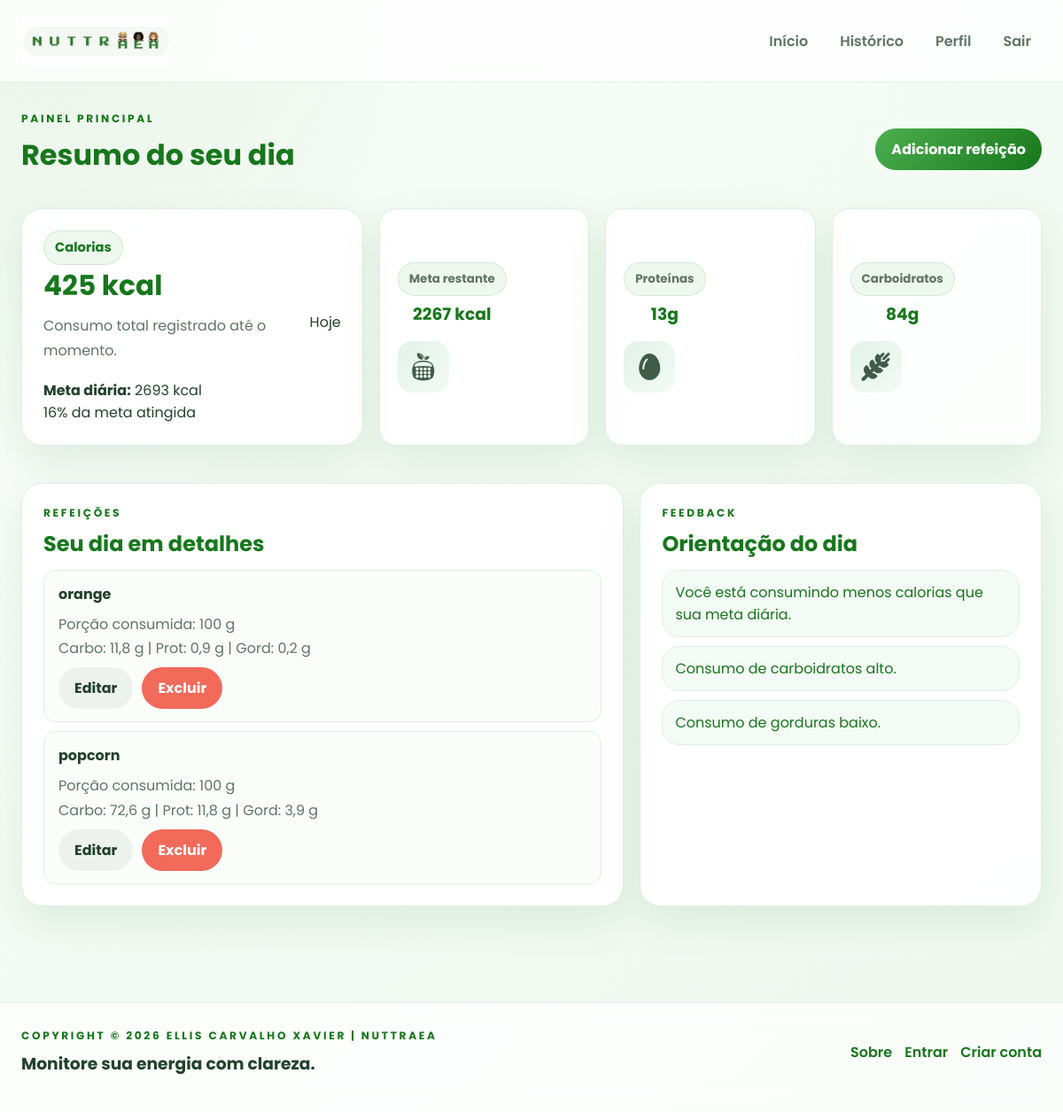
The app's page /dashboard/ (signed in) with its own data.
### perfil/models.py (models this page shows, shortened)
class Perfil(models.Model):
    user = models.OneToOneField(User, on_delete=models.CASCADE)
    peso = models.FloatField(null=True, blank=True)
    altura = models.FloatField(null=True, blank=True)
    idade = models.IntegerField(null=True, blank=True)
    meta_calorica = models.FloatField(null=True, blank=True)
    atividade = models.CharField(
        max_length=20,
        choices=[
            ('sedentario', 'Sedentário'),
            ('leve', 'Leve'),
            ('moderado', 'Moderado'),
            ('intenso', 'Intenso'),
        ],
        default='sedentario'
    )
    objetivo = models.CharField(
        max_length=20,
        choices=[
            ('perder', 'Perder peso'),
            ('manter', 'Manter peso'),
            ('ganhar', 'Ganhar peso'),
        ],
        default='manter'
    )
    meta_calorica = models.FloatField(default=0)

### refeicoes/models.py (models this page shows, shortened)
class Refeicao(models.Model):
    user = models.ForeignKey(User, on_delete=models.CASCADE)
    nome = models.CharField(max_length=200)
    quantidade = models.FloatField()
    carboidratos = models.FloatField(default=0)
    proteinas = models.FloatField(default=0)
    gorduras = models.FloatField(default=0)
    data = models.DateTimeField(auto_now_add=True)

### alimentacao/views.py (the view)
# urls.py: path("dashboard/", views.dashboard, name="dashboard"),
@login_required
def dashboard(request):
    refeicoes = Refeicao.objects.filter(user=request.user)
    total_calorias = 0
    total_carbo = 0
    total_prot = 0
    total_gord = 0
    for r in refeicoes:
        carbo = r.carboidratos or 0
        prot = r.proteinas or 0
        gord = r.gorduras or 0
        total_carbo += carbo
        total_prot += prot
        total_gord += gord
        total_calorias += (carbo * 4) + (prot * 4) + (gord * 9)
    perfil = getattr(request.user, "perfil", None)
    percentual = 0
    feedback = []
    if perfil and perfil.meta_calorica:
        percentual = (total_calorias / perfil.meta_calorica) * 100
        if percentual < 80:
            feedback.append(" Você está consumindo menos calorias que sua meta diária.")
        elif percentual <= 110:
            feedback.append(" Seu consumo calórico está dentro da meta.")
        else:
            feedback.append(" Você ultrapassou sua meta calórica diária.")
    if total_calorias > 0:
        perc_carbo = (total_carbo * 4) / total_calorias * 100
        perc_prot = (total_prot * 4) / total_calorias * 100
        perc_gord = (total_gord * 9) / total_calorias * 100
        if perc_prot < 10:
            feedback.append(" Consumo de proteína baixo.")
        elif perc_prot > 35:
            feedback.append(" Consumo de proteína alto.")
        if perc_carbo < 45:
            feedback.append(" Consumo de carboidratos baixo.")
        elif perc_carbo > 65:
            feedback.append(" Consumo de carboidratos alto.")
        if perc_gord < 20:
            feedback.append(" Consumo de gorduras baixo.")
        elif perc_gord > 35:
            feedback.append(" Consumo de gorduras alto.")
        if not feedback:
            feedback.append(" Distribuição de macronutrientes equilibrada.")
    meta_restante = 0
    if perfil and perfil.meta_calorica:
        meta_restante = round(max(perfil.meta_calorica - total_calorias, 0), 2)
    contexto = {
        "refeicoes": refeicoes,
        "total": round(total_calorias, 2),
        "total_carboidratos": round(total_carbo, 2),
        "total_proteinas": round(total_prot, 2),
        "total_gorduras": round(total_gord, 2),
        "meta_restante": meta_restante,
        "perfil": perfil,
        "percentual": percentual,
        "feedback": feedback,
    }
    return render(request, "dashboard.html", contexto)

### core/context_processors.py (called while the page is built)
def static_version(request):
    return {
        "STATIC_VERSION": getattr(settings, "STATIC_VERSION", "1")
    }

### alimentacao/templates/dashboard.html (shortened to what this page needs)
{% extends 'base.html' %}
{% block content %}
<div class="page-header reveal">
  <div>
    <p class="eyebrow">Painel principal</p>
    <h1>Resumo do seu dia</h1>
  </div>
  <a href="{% url 'criar_refeicao' %}" class="btn btn-primary">Adicionar refeição</a>
</div>
<div class="dashboard-grid">
  <article class="card dashboard-hero reveal">
    <div class="summary-pill">Calorias</div>
    <div class="dashboard-hero-content">
      <div>
        <p class="hero-note"><strong>{{ total|floatformat:0 }} kcal</strong></p>
        <p class="subtle-text">Consumo total registrado até o momento.</p>
      </div>
      <div class="hero-bubble">Hoje</div>
    </div>
    {% if perfil and perfil.meta_calorica %}
      <p><strong>Meta diária:</strong> {{ perfil.meta_calorica|floatformat:0 }} kcal</p>
      <p class="percentual">{{ percentual|floatformat:0 }}% da meta atingida</p>
    {% else %}
      <p class="subtle-text">Complete seu perfil para calcular a meta diária.</p>
      <a href="{% url 'perfil' %}" class="btn btn-secondary">Completar perfil</a>
    {% endif %}
  </article>
 <article class="card metric-card reveal">
    <div>
        <p class="metric-label">Meta restante</p>
        <h3>{{ meta_restante|floatformat:0 }} kcal</h3>
        <div class="metric-icon">
            <i class="fa-brands fa-nutritionix"></i>
        </div>
    </div>
</article>
<article class="card metric-card reveal">
    <div>
        <p class="metric-label">Proteínas</p>
        <h3>{{ total_proteinas|floatformat:0 }}g</h3>
        <div class="metric-icon">
            <i class="fa-solid fa-egg"></i>
        </div>
    </div>
</article>
<article class="card metric-card reveal">
    <div>
        <p class="metric-label">Carboidratos</p>
        <h3>{{ total_carboidratos|floatformat:0 }}g</h3>
        <div class="metric-icon">
            <i class="fa-solid fa-wheat-awn"></i>
        </div>
    </div>
</article>
</div>
<div class="dashboard-grid lower-grid">
  <article class="card reveal">
    <div class="section-heading compact">
      <p class="eyebrow">Refeições</p>
      <h2>Seu dia em detalhes</h2>
    </div>
    {% if refeicoes %}
      <ul class="historico">
        {% for r in refeicoes %}
          <li class="item-refeicao">
            <strong>{{ r.nome }}</strong>
            <div class="detalhes-refeicao">
              Porção consumida: {{ r.quantidade|floatformat:0 }} g<br>
              Carbo: {{ r.carboidratos|floatformat:1 }} g |
              Prot: {{ r.proteinas|floatformat:1 }} g |
              Gord: {{ r.gorduras|floatformat:1 }} g
            </div>
            <div class="acoes">
              <a href="{% url 'editar_refeicao' r.id %}" class="btn btn-secundario">Editar</a>
              <a href="{% url 'excluir_refeicao' r.id %}" class="btn btn-perigo" onclick="return confirm('Deseja excluir esta refeição?');">Excluir</a>
            </div>
          </li>
        {% endfor %}
      </ul>
    {% else %}
      <p class="empty-state">Nenhuma refeição registrada hoje.</p>
    {% endif %}
  </article>
  <article class="card reveal">
    <div class="section-heading compact">
      <p class="eyebrow">Feedback</p>
      <h2>Orientação do dia</h2>
    </div>
    {% if feedback %}
      {% for msg in feedback %}
        <div class="feedback-card">{{ msg }}</div>
      {% endfor %}
    {% else %}
      <p class="subtle-text">Seu plano está pronto para receber mais registros e oferecer feedback refinado.</p>
    {% endif %}
  </article>
</div>
{% endblock %}

### alimentacao/templates/base.html (shortened to what this page needs)
{% load static %}
<!DOCTYPE html>
<html lang="pt-br">
<head>
  <link rel="stylesheet" href="{% static 'css/styles.css' %}?v={{ STATIC_VERSION }}">
  <link rel="stylesheet" href="https://cdnjs.cloudflare.com/ajax/libs/font-awesome/6.7.2/css/all.min.css">
</head>
<body data-page="app">
  <header class="site-header">
    <nav class="top-nav">
      <a class="brand-link" href="{% url 'home' %}">
        <img class="brand-logo" src="{% static 'images/logo.png' %}" alt="Nuttraea logo" />
      </a>
      <ul class="nav-links">
        {% if user.is_authenticated %}
          <li><a href="{% url 'dashboard' %}">Início</a></li>
          <li><a href="{% url 'historico' %}">Histórico</a></li>
          <li><a href="{% url 'perfil' %}">Perfil</a></li>
          <li>
            <form method="post" action="{% url 'logout' %}">
              <button type="submit" class="nav-link">Sair</button>
            </form>
          </li>
        {% else %}
          <li><a href="{% url 'login' %}">Entrar</a></li>
          <li><a href="{% url 'cadastro' %}">Criar conta</a></li>
        {% endif %}
      </ul>
    </nav>
  </header>
  <main class="page-shell">
    {% block content %}{% endblock %}
  </main>
  <footer class="site-footer">
    <div class="footer-shell">
      <div>
        <p class="eyebrow">Copyright &copy; 2026 Ellis Carvalho Xavier | Nuttraea</p>
        <h3>Monitore sua energia com clareza.</h3>
      </div>
      <div class="footer-links">
        <a href="{% url 'home' %}">Sobre</a>
        <a href="{% url 'login' %}">Entrar</a>
        <a href="{% url 'cadastro' %}">Criar conta</a>
      </div>
    </div>
  </footer>
</body>
</html>

### records on screen
Perfil: meta_calorica "2693"
Refeicao: nome "orange", quantidade "100", carboidratos "11,8", proteinas "0,9", gorduras "0,2"
Refeicao: nome "popcorn", quantidade "100", carboidratos "72,6", proteinas "11,8", gorduras "3,9"

### other values on screen
{{ total|floatformat:0 }} "425"
{{ percentual|floatformat:0 }} "16"
{{ meta_restante|floatformat:0 }} "2267"
{{ total_proteinas|floatformat:0 }} "13"
{{ total_carboidratos|floatformat:0 }} "84"
{{ msg }} "Você está consumindo menos calorias que sua meta diária." "Consumo de carboidratos alto." "Consumo de gorduras baixo."
